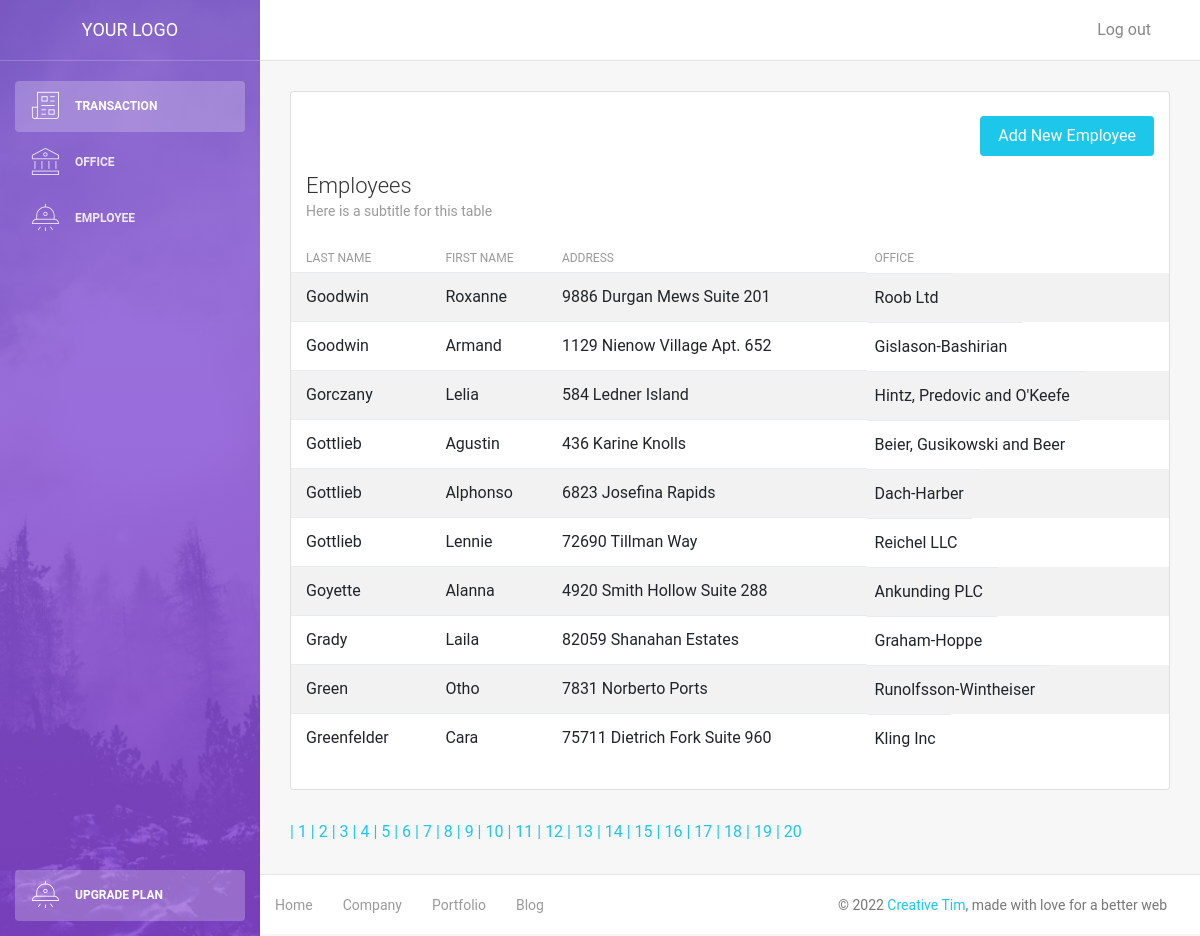
Page /employee.php?page=6 on the committed database.
### tables this page shows
CREATE TABLE `employee` (
  `id` int(11) NOT NULL,
  `lastname` varchar(45) NOT NULL,
  `firstname` varchar(45) NOT NULL,
  `office_id` int(11) NOT NULL,
  `address` varchar(100) DEFAULT NULL
);

CREATE TABLE `office` (
  `id` int(11) NOT NULL,
  `name` varchar(45) NOT NULL,
  `contactnum` varchar(45) DEFAULT NULL,
  `email` varchar(45) DEFAULT NULL,
  `address` varchar(45) DEFAULT NULL,
  `city` varchar(45) DEFAULT NULL,
  `country` varchar(45) DEFAULT NULL,
  `postal` int(11) DEFAULT NULL
);

### employee.php (the view, shortened to what this page needs)
<!DOCTYPE html>
<html lang="en">
<head>
    <link rel="stylesheet" href="https://maxcdn.bootstrapcdn.com/font-awesome/latest/css/font-awesome.min.css" />
    <link href="assets/css/bootstrap.min.css" rel="stylesheet" />
    <link href="assets/css/light-bootstrap-dashboard.css?v=2.0.0 " rel="stylesheet" />
    <link href="assets/css/demo.css" rel="stylesheet" />
</head>
<body>
    <?php
        require('config/db.php');
        $results_per_page = 10;
        $query = "SELECT * FROM employee";
        $result = mysqli_query($conn, $query);
        $number_of_result = mysqli_num_rows($result);
        $number_of_page = ceil($number_of_result / $results_per_page);
        if(!isset($_GET['page'])){
            $page = 1;
        }else{
            $page = $_GET['page'];
        }
        $page_first_result = ($page-1) * $results_per_page;
        $query = 'SELECT employee.lastname, employee.firstname, employee.address, office.name as office_name FROM employee, office
                  WHERE employee.office_id = office.id ORDER BY employee.lastname LIMIT '. $page_first_result .',' . $results_per_page . '';
        $result = mysqli_query($conn, $query);
        $employees = mysqli_fetch_all($result, MYSQLI_ASSOC);
    ?>
    <div class="wrapper">
        <div class="sidebar" data-image="assets/img/sidebar-5.jpg">
            <div class="sidebar-wrapper">
            <?php include('includes/sidebar.php'); ?>
            </div>
        </div>
        <div class="main-panel">
            <?php include('includes/navbar.php');?>
            <div class="content">
                <div class="container-fluid">
                    <div class="row">
                        <div class="col-md-12">
                                <div class="card strpied-tabled-with-hover">
                                    <br/>
                                    <div class="col-md-12">
                                        <a href="employee-add.php">
                                            <button type="submit" class="btn btn-info btn-fill pull-right">Add New Employee</button>
                                        </a>
                                    </div>
                                    <div class="card-header ">
                                        <h4 class="card-title">Employees</h4>
                                        <p class="card-category">Here is a subtitle for this table</p>
                                    </div>
                                    <div class="card-body table-full-width table-responsive">
                                        <table class="table table-hover table-striped">
                                            <thead>
                                                <th>Last Name</th>
                                                <th>First Name</th>
                                                <th>Address</th>
                                                <th>Office</th>
                                            </thead>
                                            <tbody>
                                                <?php foreach($employees as $employee) : ?>
                                                <tr>
                                                    <td><?php echo $employee['lastname']; ?></td>
                                                    <td><?php echo $employee['firstname']; ?></td>
                                                    <td><?php echo $employee['address']; ?></td>
                                                    <td><?php echo $employee['office_name']; ?></td>
                                                </tr>
                                                <?php endforeach ?>
                                            </tbody>
                                        </table>
                                    </div>
                                </div>
                            </div>
                    </div>
                    <?php
                        for($page=1; $page <= $number_of_page; $page++){
                            echo '<a href = "employee.php?page='. $page .'"> | ' . $page . '</a>';
                        }
                    ?>
                </div>
            </div>
            <footer class="footer">
                <div class="container-fluid">
                    <nav>
                        <ul class="footer-menu">
                            <li>
                                <a href="#">
                                    Home
                                </a>
                            </li>
                            <li>
                                <a href="#">
                                    Company
                                </a>
                            </li>
                            <li>
                                <a href="#">
                                    Portfolio
                                </a>
                            </li>
                            <li>
                                <a href="#">
                                    Blog
                                </a>
                            </li>
                        </ul>
                        <p class="copyright text-center">
                            ©
                            <a href="http://www.creative-tim.com">Creative Tim</a>, made with love for a better web
                        </p>
                    </nav>
                </div>
            </footer>
        </div>
    </div>
</body>
</html>

### rows in the picture
employee: lastname "Goodwin", firstname "Roxanne", address "9886 Durgan Mews Suite 201", office.name "Roob Ltd"
employee: lastname "Goodwin", firstname "Armand", address "1129 Nienow Village Apt. 652", office.name "Gislason-Bashirian"
employee: lastname "Gorczany", firstname "Lelia", address "584 Ledner Island", office.name "Hintz, Predovic and O'Keefe"
employee: lastname "Gottlieb", firstname "Agustin", address "436 Karine Knolls", office.name "Beier, Gusikowski and Beer"
employee: lastname "Gottlieb", firstname "Alphonso", address "6823 Josefina Rapids", office.name "Dach-Harber"
employee: lastname "Gottlieb", firstname "Lennie", address "72690 Tillman Way", office.name "Reichel LLC"
employee: lastname "Goyette", firstname "Alanna", address "4920 Smith Hollow Suite 288", office.name "Ankunding PLC"
employee: lastname "Grady", firstname "Laila", address "82059 Shanahan Estates", office.name "Graham-Hoppe"
employee: lastname "Green", firstname "Otho", address "7831 Norberto Ports", office.name "Runolfsson-Wintheiser"
employee: lastname "Greenfelder", firstname "Cara", address "75711 Dietrich Fork Suite 960", office.name "Kling Inc"
